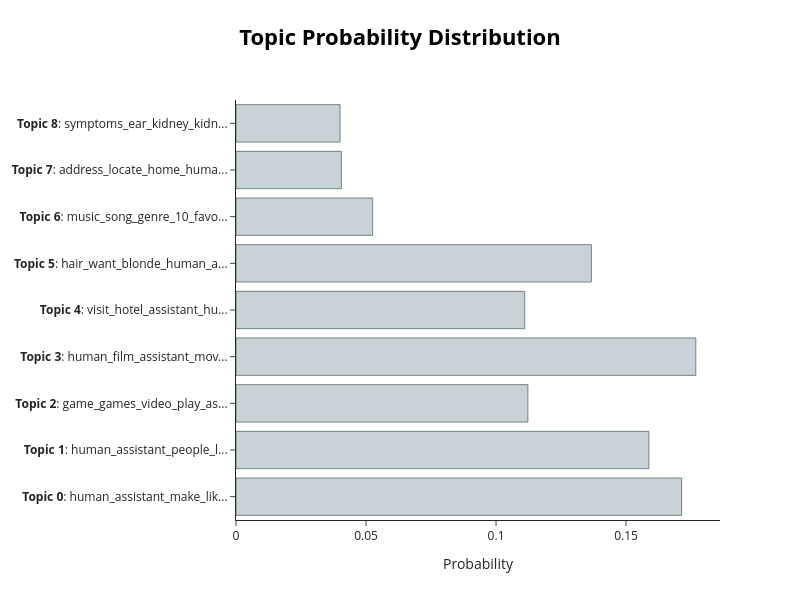

The cell this chart's notebook holds for it:
### Markdown cell above
## 🔎 Per-Document Topic Distribution

🔄 Set the document index in the two cells below to visualize and read a specific document.<br>
▶️ `visualize_distribution()` shows one document's topic distribution as a bar chart.<br>
👁️ Does this topic distribution make sense for this document?<br>

📚 BERTopic: [Visualize Probabilities or Distribution](https://maartengr.github.io/BERTopic/getting_started/visualization/visualize_documents.html#visualize-probabilities-or-distribution), [visualize_distribution()](https://maartengr.github.io/BERTopic/api/bertopic.html#bertopic._bertopic.BERTopic.visualize_distribution)

### Code cell
#| code-summary: "Visualize ONE document's topic distribution"
topic_model.visualize_distribution(                # (default)
    probabilities = topic_distr[1],                # MODIFY: document index number
    min_probability = 0.015,                       # (0.015)
    custom_labels = True,                          # (False)
)

### Figure 1 — Plotly figure (JSON) as saved in the notebook; plotly's stock layout.template omitted (floating-point values rounded to 4 significant figures)
{"data": [{"marker": {"color": "#C8D2D7", "line": {"color": "#6E8484", "width": 1}}, "orientation": "h", "type": "bar", "x": [0.1714, 0.1588, 0.1122, 0.1768, 0.111, 0.1367, 0.05255, 0.04052, 0.04], "y": ["<b>Topic 0</b>: human_assistant_make_lik...", "<b>Topic 1</b>: human_assistant_people_l...", "<b>Topic 2</b>: game_games_video_play_as...", "<b>Topic 3</b>: human_film_assistant_mov...", "<b>Topic 4</b>: visit_hotel_assistant_hu...", "<b>Topic 5</b>: hair_want_blonde_human_a...", "<b>Topic 6</b>: music_song_genre_10_favo...", "<b>Topic 7</b>: address_locate_home_huma...", "<b>Topic 8</b>: symptoms_ear_kidney_kidn..."]}], "layout": {"height": 600, "hoverlabel": {"bgcolor": "white", "font": {"family": "Rockwell", "size": 16}}, "title": {"font": {"color": "Black", "size": 22}, "text": "<b>Topic Probability Distribution</b>", "x": 0.5, "xanchor": "center", "y": 0.95, "yanchor": "top"}, "width": 800, "xaxis": {"title": {"text": "Probability"}}}}
